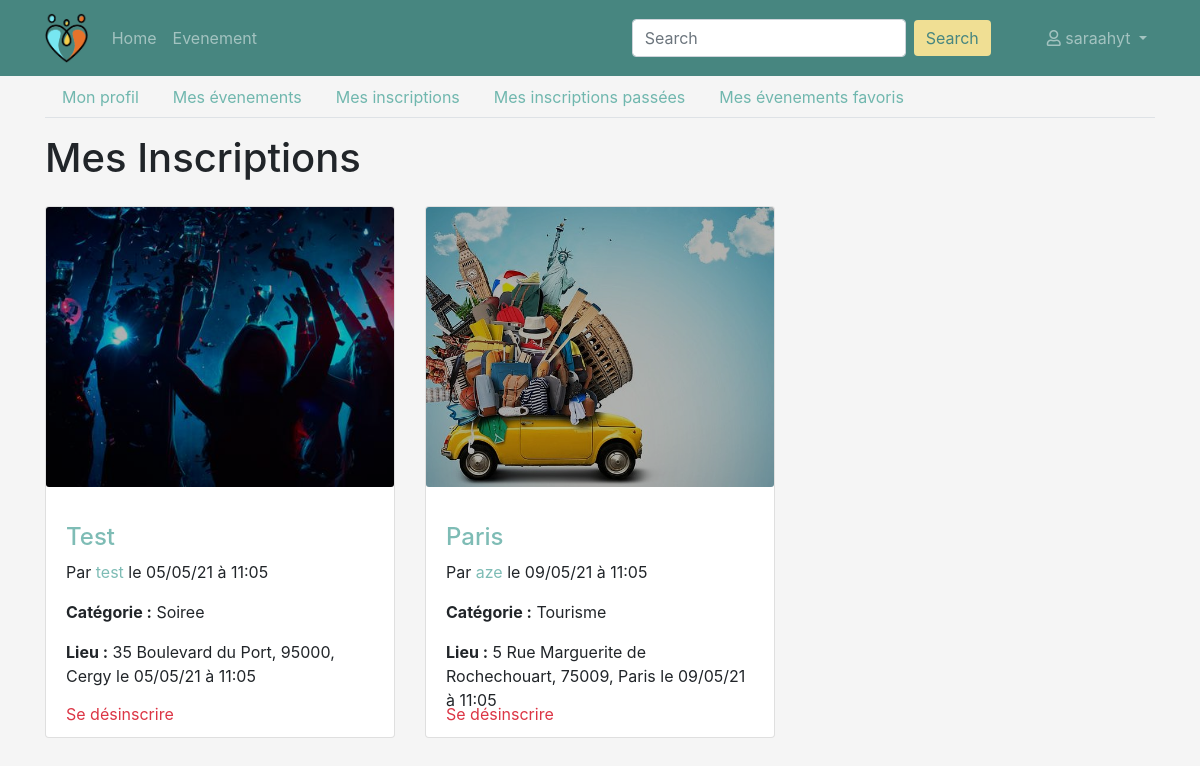
Page /profil/evenements/inscrit (signed in) on the committed database.
### persons/models.py (models this page shows, shortened)
class Person(models.Model):
    TYPE_PARTICULIER = 'particulier'
    TYPE_PROFESSIONNEL = 'professionnel'
    TYPE_CHOICES = (
        (TYPE_PARTICULIER, 'particulier'),
        (TYPE_PROFESSIONNEL, 'professionnel')
    )
    user = models.ForeignKey('users.User', on_delete=models.CASCADE)
    first_name = models.CharField('prenom', max_length=100)
    last_name = models.CharField('nom', max_length=100)
    birth_date = models.DateField('date naissance')
    address = models.CharField('adresse', max_length=250)
    zip_code = models.IntegerField('code postal')
    city = models.CharField('ville', max_length=50)
    country = models.CharField('pays', max_length=100)
    phone_number = PhoneNumberField('telephone')
    pseudo = models.CharField('pseudo', max_length=50)
    person_type = models.CharField('type', choices=TYPE_CHOICES, max_length=15)
    created_at = models.DateTimeField('crée à', auto_now=True)
    note = models.IntegerField('karma', null=True, blank=True)
    imageProfil = models.FileField('image', null=True, default='utilisateur-de-profil.svg')
    is_visible = models.BooleanField('est visible', default=False)

### events/models.py (models this page shows, shortened)
class InscriptionEvent(models.Model):
    person = models.ForeignKey('persons.Person', on_delete=models.CASCADE)
    event = models.ForeignKey('Event', on_delete=models.CASCADE)

class Event(models.Model):
    PARTY_CATEGORY = 'soiree'
    GAME_CATEGORY = 'jeux'
    TOURISM_CATEGORY = 'tourisme'
    AREA_CATEGORY = 'plein air'
    CATEGORY_CHOICES = (
        (PARTY_CATEGORY, 'soiree'),
        (GAME_CATEGORY, 'jeux'),
        (TOURISM_CATEGORY, 'tourisme'),
        (AREA_CATEGORY, 'plein air')
    )
    person = models.ForeignKey('persons.Person', on_delete=models.CASCADE)
    title = models.CharField('titre', max_length=150)
    description = models.TextField('description')
    address = models.CharField('adresse', max_length=100)
    zip_code = models.IntegerField('code postal')
    city = models.CharField('ville', max_length=50)
    category = models.CharField('categorie', choices=CATEGORY_CHOICES, max_length=20)
    created_at = models.DateTimeField('crée à', auto_now=True)
    event_date = models.DateTimeField('date evenement', auto_now=False)
    coordonate_x = models.CharField('coordonnée X',max_length=10 ,null=True, blank=True)
    coordonate_y = models.CharField('coordonnée Y',max_length=10 , null=True, blank=True)

### events/views/events.py (the view)
# urls.py: path('profil/evenements/inscrit', ProfileRegisteredEventsView.as_view(), name='profil-registered_events'),
class ProfileRegisteredEventsView(PersonView):
    def get(self, request):
        user = request.user
        person = get_person_by_user(user)
        today = datetime.now()
        inscription_events = get_inscription_event_person(person).filter(event__event_date__gt=today)
        context = {
            'user': user,
            'person': person,
            'inscription_events': inscription_events,
            'navigation_items': navigation.navigation_items(navigation.NAV_PROFIL),
        }
        return render(request, 'persons/events/my_registered_events.html', context)

### events/models_helpers.py (called while the page is built)
def get_person_by_user(user):
    return Person.objects.get(user=user)

def get_inscription_event_person(person):
    return InscriptionEvent.objects.filter(person=person)

### events/navigation.py (called while the page is built)
def navigation_items(selected_item=None):
    items = []
    for name, shortcut in NAV_ITEMS:
        items.append({
            'name': name,
            'url': reverse(shortcut),
            'active': True if selected_item == name else False,
        })
    return items

### events/templates/persons/events/my_registered_events.html (shortened to what this page needs)
{% extends 'persons/base_navbar.html' %}
{% load bootstrap4 %}
{% load static %}
{% block content %}
    <div class="row">
        <div class="col">
            <div class="row">
                <div class="col">
                    <ul class="profil-tab nav nav-tabs">
                        <li class="nav-item">
                            <a class="nav-link" href="{% url 'profil' %}">Mon profil</a>
                        </li>
                        <li class="nav-item">
                            <a class="nav-link" href="{% url 'profil-events' %}">Mes évenements</a>
                        </li>
                        {% if person.person_type != "professionnel" %}
                            <li class="nav-item">
                                <a class="nav-link" href="{% url 'profil-registered_events' %}">Mes inscriptions</a>
                            </li>
                            <li class="nav-item">
                                <a class="nav-link" href="{% url 'profil-finished-events' %}">Mes inscriptions
                                    passées</a>
                            </li>
                            <li class="nav-item">
                                <a class="nav-link" href="{% url 'profil-favorite-events' %}">Mes évenements favoris</a>
                            </li>
                        {% endif %}
                    </ul>
                </div>
            </div>
            <div class="row">
                <div class="col mt-3">
                    <div class="row">
                        <h1 class="col-md-7">Mes Inscriptions</h1>
                        <div class="col-md-5 text-right">
                        </div>
                    </div>
                    <div class="row d-flex">
                        {% for inscription in inscription_events %}
                            <div class="col-md-4">
                                <div class="card mt-3">
                                    {% with 'assets/category/'|add:inscription.event.category|add:'.jpeg' as category %}
                                        <img src="{% static category %}" class="card-img category-img">
                                    {% endwith %}
                                    <div class="card-body">
                                        <div class="d-flex">
                                            <p class="text-left"><a
                                                    href="{% url 'description-event' inscription.event.pk %}"><h4
                                                    class="mt-3">{{ inscription.event.title|title }}</h4></a></p>
                                        </div>
                                        <p>Par {% if inscription.event.person.pk is not person.pk %}
                                            <a class="show-user"
                                               href="{% url 'profil-show-user' inscription.event.person.pk %}">{{ inscription.event.person.pseudo }}</a> {% else %}
                                            {{ inscription.event.person.pseudo }} {% endif %}
                                            le {{ inscription.event.event_date|date:'d/m/y à h:m' }}
                                        </p>
                                        <p class="card-text"><b>Catégorie :</b> {{ inscription.event.category|title }}
                                        </p>
                                        <p class="card-text"><b>Lieu
                                            :</b> {{ inscription.event.address }}, {{ inscription.event.zip_code }}, {{ inscription.event.city }}
                                            le {{ inscription.event.event_date|date:'d/m/y à h:m' }}</p>
                                        <a class="text-danger action-card" data-toggle="modal" data-target="#close_modal{{ inscription.pk }}">Se désinscrire</a>
                                    </div>
                                </div>
                            </div>
                        {% empty %}
                            <p>Il n'y a pas d'évenements pour le moment</p>
                        {% endfor %}
                    </div>
                </div>
            </div>
{% endblock %}

### events/templates/persons/base_navbar.html (shortened to what this page needs)
{% extends 'persons/base.html' %}
{% load static %}
{% block header %}
    <nav class="back-nav navbar navbar-expand-lg navbar-dark bg-dark">
        <div class="container d-flex justify-content-between">
            <a class="navbar-brand" href="{% url 'home' %}"><img src="{% static 'assets/logo1.png' %}" height="50"></a>
            <div class="collapse navbar-collapse" id="navbarSupportedContent">
                <ul class="navbar-nav">
                    {% for item in navigation_items %}
                        <li class="nav-item {% if item.active %}active{% endif %}">
                            <a class="nav-link" href="{{ item.url }}">{{ item.name }}</a>
                        </li>
                    {% endfor %}
                </ul>
                <form action="{% url 'events' %}" class="form-inline my-2 my-lg-0 ml-auto mr-5" method="get">
                    <input name="q" class="form-control mr-sm-2" type="search" placeholder="Search"
                           aria-label="Search">
                    <button class="search btn btn-outline-success my-2 my-sm-0" type="submit">Search</button>
                </form>
                <ul class="navbar-nav mr-0">
                    <li class="nav-item dropdown">
                        <a class="nav-link dropdown-toggle" href="#" id="navbarDropdownMenuLink" role="button" data-toggle="dropdown" aria-haspopup="true" aria-expanded="false">
                        <i class="far fa-user"></i> {{ person.pseudo }}
                    </a>
                    </li>
                </ul>
            </div>
        </div>
    </nav>
{% endblock %}

### events/static/css/event.css (style rules this page uses)
body { background-color: whitesmoke !important; }
.back-nav { background-color: #478680 !important; }
.search { background-color: #F0DF94 !important; color: #478680 !important; border: none !important; }
.profil-tab .nav-link { color: #70B7AE !important; }
h4 a, .show-user { color: #7ebcb5 !important; }
.category-img { height: 280px; object-fit: cover; filter: brightness(70%); }
.card-body { height: 250px; }
.action-card { position: absolute; bottom: 2%; }

### rows in the picture
Person: pseudo "saraahyt"
InscriptionEvent: event.person.pseudo "test", event.event_date "05/05/21 à 11:05", event.category "Soiree", event.address "35 Boulevard du Port", event.zip_code "95000", event.city "Cergy"
InscriptionEvent: event.person.pseudo "aze", event.event_date "09/05/21 à 11:05", event.category "Tourisme", event.address "5 Rue Marguerite de Rochechouart", event.zip_code "75009", event.city "Paris"

### other values in the picture
{{ item.name }} "Home" "Evenement"
